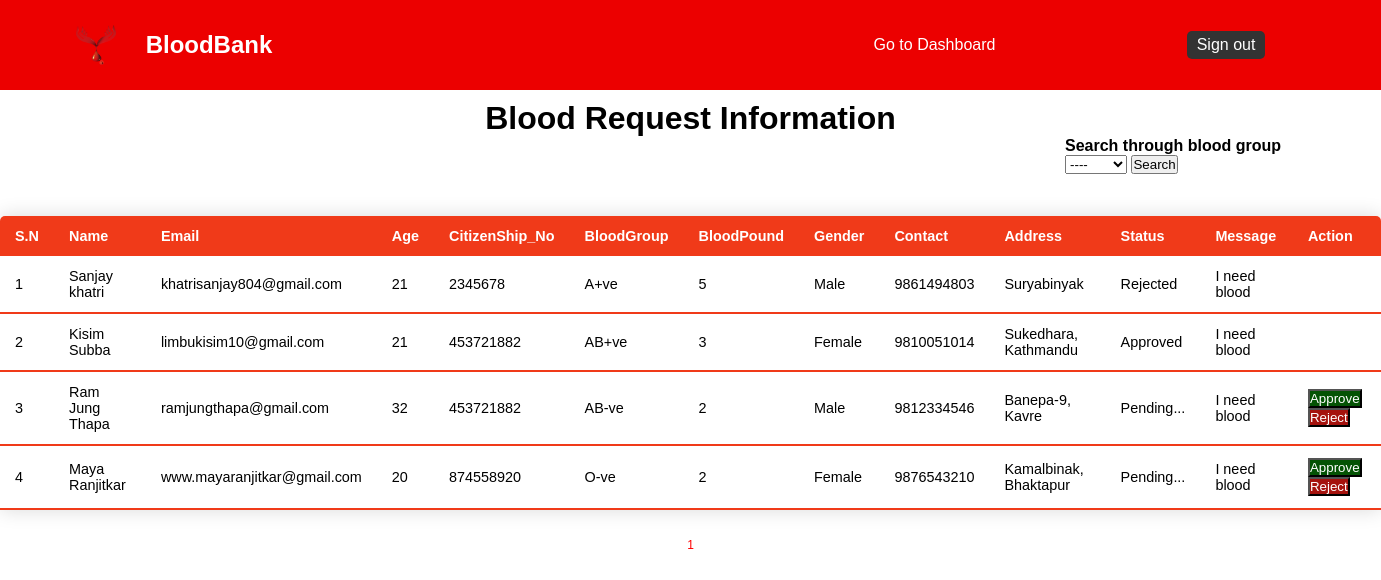
The app's page /admin/requestInfo.php (signed in), older data.
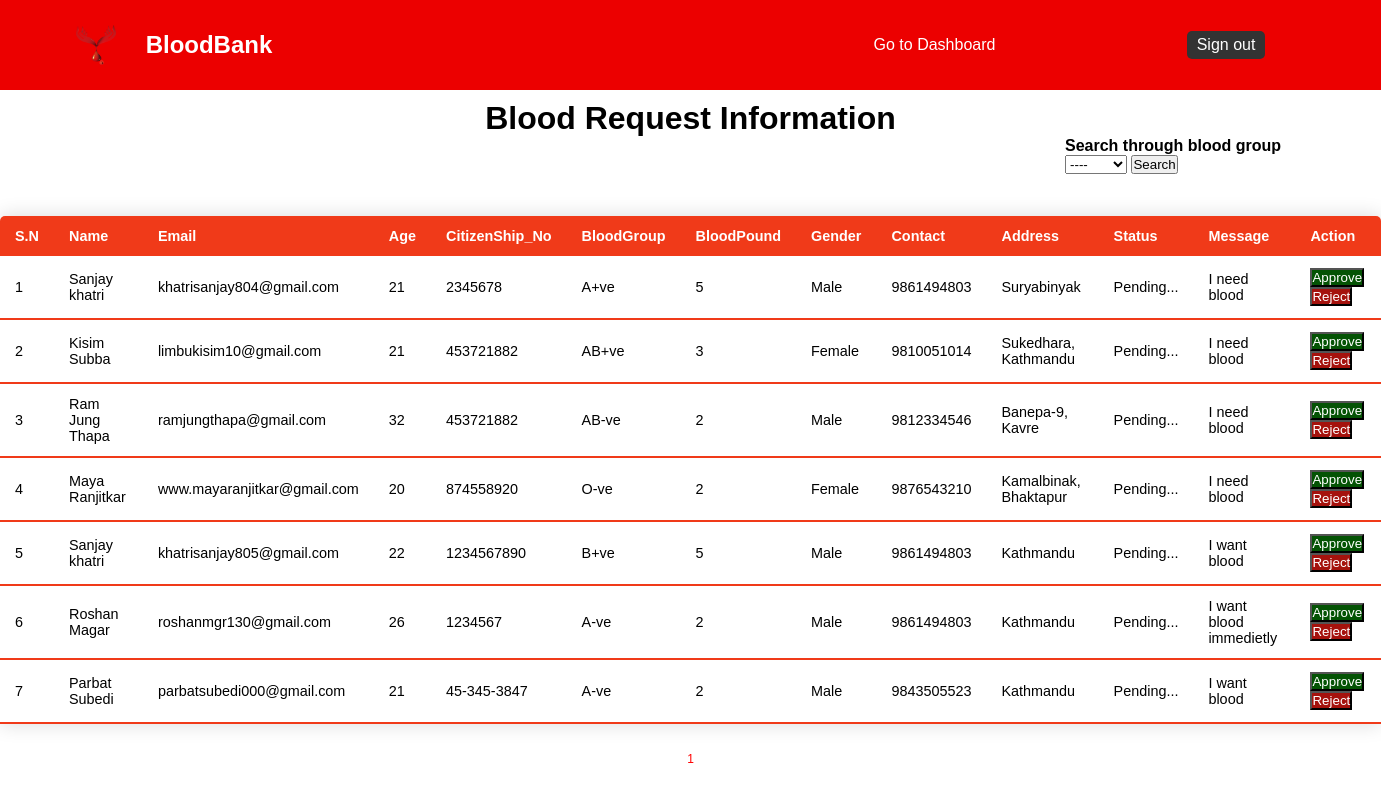
The same page, newer data.
### tables this page shows
CREATE TABLE `request` (
  `Id` int(11) NOT NULL,
  `Name` varchar(40) NOT NULL,
  `Email` varchar(40) NOT NULL,
  `Age` int(11) NOT NULL,
  `CitizenShip_No` varchar(255) NOT NULL,
  `BloodGroup` varchar(10) NOT NULL,
  `BloodPound` int(11) NOT NULL,
  `Gender` varchar(10) NOT NULL,
  `Contact` varchar(10) NOT NULL,
  `Address` varchar(40) NOT NULL,
  `Status` int(11) NOT NULL DEFAULT 0,
  `Message` varchar(40) NOT NULL
);

### admin/requestInfo.php (the view, shortened to what this page needs)
<?php include ('adminHeader.php')?>
    <head>
    </head>
    <div class="title">
        <h1>Blood Request Information</h1>
    </div>
    <div class="search">
        <h4>Search through blood group</h4>
        <form action="requestInfo.php" method="get">
                <select name="search" >
                    <option value="" selected>----</option>
                </select>
            <button type="submit">Search</button>
        </form>
    </div>
    <br><br><br>
    <center>
    <table class="content-table" width="100%">
        <thead>
            <tr>
                <th>S.N</th>
                <th>Name</th>
                <th>Email</th>
                <th>Age</th>
                <th>CitizenShip_No</th>
                <th>BloodGroup</th>
                <th>BloodPound</th>
                <th>Gender</th>
                <th>Contact</th>
                <th>Address</th>
                <th>Status</th>
                <th>Message</th>
                <th>Action</th>
            </tr>
        </thead>
    <?php
        include "../connection/config.php";
        $data_per_page= 10;
        if(isset($_GET['pages'])){
            $page  = $_GET["pages"];
        }
        else {
            $page = 1;
        }
        $start_from=($page-1)*$data_per_page;
        if(isset($_GET['search'])){
            $search = $_GET['search'];
        }else{
            $search="";
        }
        $sql = "select * from `request` where  BloodGroup like '%$search%' limit $start_from,$data_per_page";
        $result = mysqli_query($conn, $sql);
        if(mysqli_num_rows($result)){
            if(isset($_GET['pages'])){
            $i = (($_GET['pages']-1)*10)+1;
            }else{
                $i=1;
            }
            while($row = mysqli_fetch_assoc($result)){
    ?>
    <tbody>
    <tr>
        <td><?php echo $i;?></td>
        <td><?php echo $row ['Name']?></td>
        <td><?php echo $row ['Email']?></td>
        <td><?php echo $row ['Age']?></td>
        <td><?php echo $row ['CitizenShip_No']?></td>
        <td><?php echo $row ['BloodGroup']?></td>
        <td><?php echo $row ['BloodPound']?></td>
        <td><?php echo $row ['Gender']?></td>
        <td><?php echo $row ['Contact']?></td>
        <td><?php echo $row ['Address']?></td>
        <td>
            <?php
                if ($row['Status']==0){
                    echo
                    '<p>Pending...</p>';
                }else if ($row['Status']==1){
                    echo
                    '<p>Approved</p>';
                }else if($row['Status']==2){
                    echo
                    '<p>Rejected</p>';
                }
            ?>
        </td>
        <td><?php echo $row ['Message']?></td>
        <td>
        <?php
            if ($row['Status']==0){
        ?>
                <button class="approve">
                    <a href="../approveReject/requestStatus.php?requestId=<?php echo $row ['Id'];?>&status=1" onclick = "sendMail('<?php echo $row['Email'];?>')">Approve</a>
                </button>
                <button class="reject">
                    <a href="../approveReject/requestStatus.php?requestId=<?php echo $row ['Id'];?>&status=2" onclick = "sendMail('<?php echo $row['Email'];?>')">Reject</a>
                </button>
        <?php }
        ?>
        </td>
    </tr>
    <?php
        $i++;
        }
    }else{
        ?>
        <tr><td colspan="5">No Records found
        <?php }
        ?>
    </tbody>
    </table>
    <?php
        $sql = "select * from `request`";
        $result = mysqli_query($conn,$sql);
        $total_data = mysqli_num_rows($result);
        $total_pages = ceil($total_data/$data_per_page);
        for($i=1;$i<=$total_pages;$i++){
            echo '<a style="font-size:12px;color:red;padding: 5px;bottom:0;" href="requestInfo.php?pages='.$i.'&search='.$_GET['search'].'   ">'.$i.'</a>';
        }
    ?>
    </center>
</body>
</html>

Row changes from the older to the newer data that the page shows:
changed request "khatrisanjay804@gmail.com": Status "Rejected" → "Pending... Approve Reject"
changed request "Kisim Subba": Status "Approved" → "Pending... Approve Reject"
added request: Name "Sanjay khatri", Email "khatrisanjay805@gmail.com", Age "22", CitizenShip_No "1234567890", BloodGroup "B+ve", BloodPound "5", Gender "Male", Contact "9861494803", Address "Kathmandu", Status "Pending...", Message "I want blood"
added request: Name "Roshan Magar", Email "roshanmgr130@gmail.com", Age "26", CitizenShip_No "1234567", BloodGroup "A-ve", BloodPound "2", Gender "Male", Contact "9861494803", Address "Kathmandu", Status "Pending...", Message "I want blood immedietly"
added request: Name "Parbat Subedi", Email "parbatsubedi000@gmail.com", Age "21", CitizenShip_No "45-345-3847", BloodGroup "A-ve", BloodPound "2", Gender "Male", Contact "9843505523", Address "Kathmandu", Status "Pending...", Message "I want blood"
